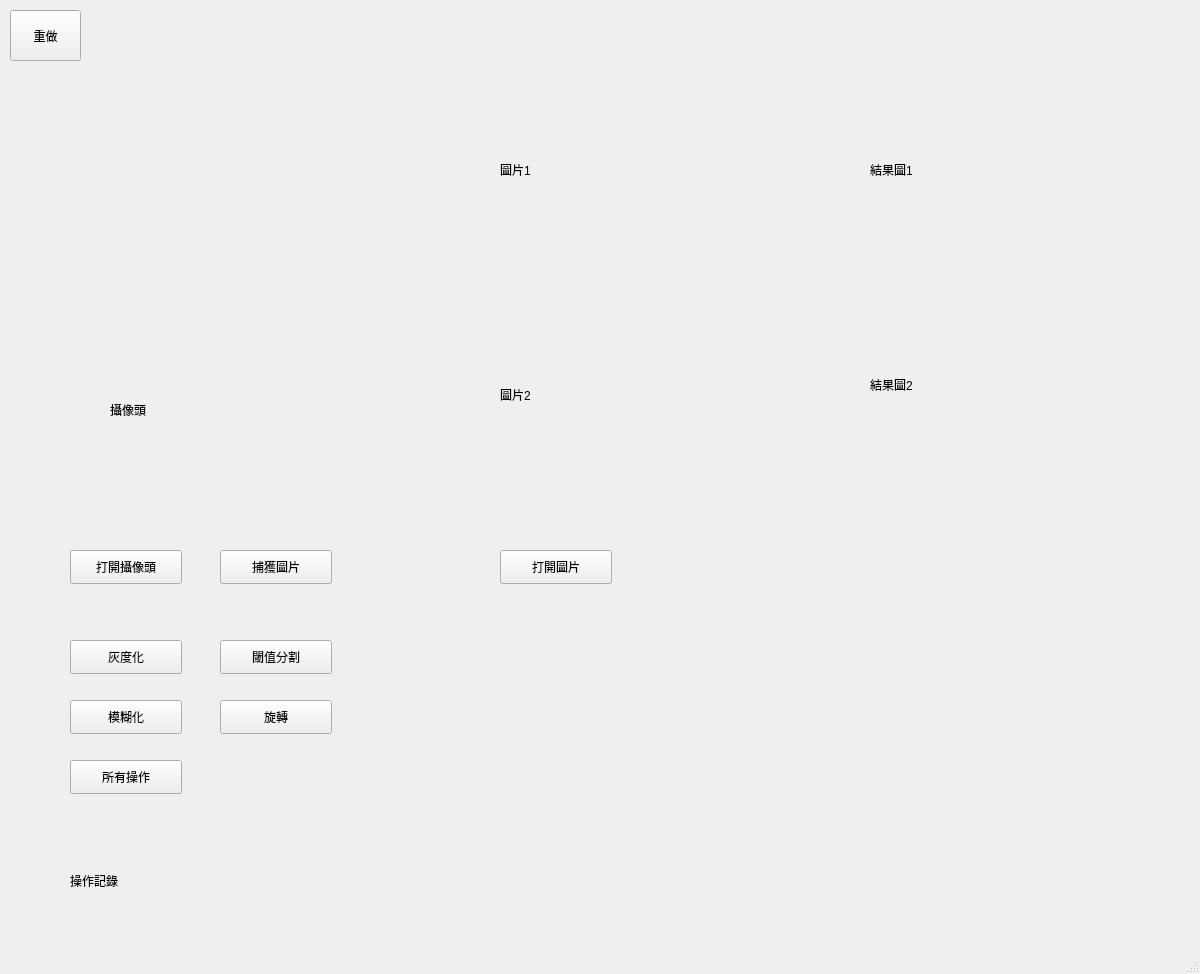
<?xml version="1.0" encoding="UTF-8"?>
<ui version="4.0">
 <class>MainWindow</class>
 <widget class="QMainWindow" name="MainWindow">
  <property name="geometry">
   <rect>
    <x>0</x>
    <y>0</y>
    <width>1200</width>
    <height>974</height>
   </rect>
  </property>
  <property name="windowTitle">
   <string>MainWindow</string>
  </property>
  <widget class="QWidget" name="centralwidget">
   <widget class="QPushButton" name="btnOpenCamera">
    <property name="geometry">
     <rect>
      <x>70</x>
      <y>550</y>
      <width>112</width>
      <height>34</height>
     </rect>
    </property>
    <property name="text">
     <string>打開攝像頭</string>
    </property>
   </widget>
   <widget class="QPushButton" name="btnCapture">
    <property name="geometry">
     <rect>
      <x>220</x>
      <y>550</y>
      <width>112</width>
      <height>34</height>
     </rect>
    </property>
    <property name="text">
     <string>捕獲圖片</string>
    </property>
   </widget>
   <widget class="QPushButton" name="btnGray">
    <property name="geometry">
     <rect>
      <x>70</x>
      <y>640</y>
      <width>112</width>
      <height>34</height>
     </rect>
    </property>
    <property name="text">
     <string>灰度化</string>
    </property>
   </widget>
   <widget class="QPushButton" name="btnThreshold">
    <property name="geometry">
     <rect>
      <x>220</x>
      <y>640</y>
      <width>112</width>
      <height>34</height>
     </rect>
    </property>
    <property name="text">
     <string>閾值分割</string>
    </property>
   </widget>
   <widget class="QLabel" name="labelCamera">
    <property name="geometry">
     <rect>
      <x>110</x>
      <y>330</y>
      <width>160</width>
      <height>160</height>
     </rect>
    </property>
    <property name="text">
     <string>攝像頭</string>
    </property>
   </widget>
   <widget class="QLabel" name="labelCapture2">
    <property name="geometry">
     <rect>
      <x>500</x>
      <y>320</y>
      <width>150</width>
      <height>150</height>
     </rect>
    </property>
    <property name="text">
     <string>圖片2</string>
    </property>
   </widget>
   <widget class="QLabel" name="labelResult2">
    <property name="geometry">
     <rect>
      <x>870</x>
      <y>310</y>
      <width>150</width>
      <height>150</height>
     </rect>
    </property>
    <property name="text">
     <string>結果圖2</string>
    </property>
   </widget>
   <widget class="QPushButton" name="btnRotation">
    <property name="geometry">
     <rect>
      <x>70</x>
      <y>700</y>
      <width>112</width>
      <height>34</height>
     </rect>
    </property>
    <property name="text">
     <string>模糊化</string>
    </property>
   </widget>
   <widget class="QPushButton" name="btnRotate">
    <property name="geometry">
     <rect>
      <x>220</x>
      <y>700</y>
      <width>112</width>
      <height>34</height>
     </rect>
    </property>
    <property name="text">
     <string>旋轉</string>
    </property>
   </widget>
   <widget class="QPushButton" name="bntRedo">
    <property name="geometry">
     <rect>
      <x>10</x>
      <y>10</y>
      <width>71</width>
      <height>51</height>
     </rect>
    </property>
    <property name="contextMenuPolicy">
     <enum>Qt::PreventContextMenu</enum>
    </property>
    <property name="text">
     <string>重做</string>
    </property>
   </widget>
   <widget class="QLabel" name="labelProcess">
    <property name="geometry">
     <rect>
      <x>70</x>
      <y>830</y>
      <width>1081</width>
      <height>101</height>
     </rect>
    </property>
    <property name="text">
     <string>操作記錄</string>
    </property>
   </widget>
   <widget class="QPushButton" name="btnProcess">
    <property name="geometry">
     <rect>
      <x>70</x>
      <y>760</y>
      <width>112</width>
      <height>34</height>
     </rect>
    </property>
    <property name="text">
     <string>所有操作</string>
    </property>
   </widget>
   <widget class="QLabel" name="labelCapture1">
    <property name="geometry">
     <rect>
      <x>500</x>
      <y>90</y>
      <width>160</width>
      <height>160</height>
     </rect>
    </property>
    <property name="text">
     <string>圖片1</string>
    </property>
   </widget>
   <widget class="QLabel" name="labelResult1">
    <property name="geometry">
     <rect>
      <x>870</x>
      <y>90</y>
      <width>160</width>
      <height>160</height>
     </rect>
    </property>
    <property name="text">
     <string>結果圖1</string>
    </property>
   </widget>
   <widget class="QPushButton" name="btnReadImage1">
    <property name="geometry">
     <rect>
      <x>500</x>
      <y>550</y>
      <width>112</width>
      <height>34</height>
     </rect>
    </property>
    <property name="text">
     <string>打開圖片</string>
    </property>
   </widget>
  </widget>
  <widget class="QMenuBar" name="menubar">
   <property name="geometry">
    <rect>
     <x>0</x>
     <y>0</y>
     <width>1200</width>
     <height>29</height>
    </rect>
   </property>
  </widget>
  <widget class="QStatusBar" name="statusbar"/>
 </widget>
 <resources/>
 <connections>
  <connection>
   <sender>btnOpenCamera</sender>
   <signal>clicked()</signal>
   <receiver>MainWindow</receiver>
   <slot>btnOpenCamera_Clicked()</slot>
   <hints>
    <hint type="sourcelabel">
     <x>125</x>
     <y>612</y>
    </hint>
    <hint type="destinationlabel">
     <x>122</x>
     <y>431</y>
    </hint>
   </hints>
  </connection>
  <connection>
   <sender>btnCapture</sender>
   <signal>clicked()</signal>
   <receiver>MainWindow</receiver>
   <slot>btnCapture_Clicked()</slot>
   <hints>
    <hint type="sourcelabel">
     <x>274</x>
     <y>612</y>
    </hint>
    <hint type="destinationlabel">
     <x>168</x>
     <y>517</y>
    </hint>
   </hints>
  </connection>
  <connection>
   <sender>btnGray</sender>
   <signal>clicked()</signal>
   <receiver>MainWindow</receiver>
   <slot>btnGray_Clicked()</slot>
   <hints>
    <hint type="sourcelabel">
     <x>158</x>
     <y>702</y>
    </hint>
    <hint type="destinationlabel">
     <x>466</x>
     <y>408</y>
    </hint>
   </hints>
  </connection>
  <connection>
   <sender>btnThreshold</sender>
   <signal>clicked()</signal>
   <receiver>MainWindow</receiver>
   <slot>btnThreshold_Clicked()</slot>
   <hints>
    <hint type="sourcelabel">
     <x>266</x>
     <y>702</y>
    </hint>
    <hint type="destinationlabel">
     <x>658</x>
     <y>530</y>
    </hint>
   </hints>
  </connection>
  <connection>
   <sender>btnRotation</sender>
   <signal>clicked()</signal>
   <receiver>MainWindow</receiver>
   <slot>btnBlur_Clicked()</slot>
   <hints>
    <hint type="sourcelabel">
     <x>122</x>
     <y>762</y>
    </hint>
    <hint type="destinationlabel">
     <x>553</x>
     <y>443</y>
    </hint>
   </hints>
  </connection>
  <connection>
   <sender>btnRotate</sender>
   <signal>clicked()</signal>
   <receiver>MainWindow</receiver>
   <slot>btnRotate_Clicked()</slot>
   <hints>
    <hint type="sourcelabel">
     <x>231</x>
     <y>762</y>
    </hint>
    <hint type="destinationlabel">
     <x>578</x>
     <y>536</y>
    </hint>
   </hints>
  </connection>
  <connection>
   <sender>bntRedo</sender>
   <signal>clicked()</signal>
   <receiver>MainWindow</receiver>
   <slot>btnRedo_Clicked()</slot>
   <hints>
    <hint type="sourcelabel">
     <x>43</x>
     <y>57</y>
    </hint>
    <hint type="destinationlabel">
     <x>78</x>
     <y>54</y>
    </hint>
   </hints>
  </connection>
  <connection>
   <sender>btnProcess</sender>
   <signal>clicked()</signal>
   <receiver>MainWindow</receiver>
   <slot>btnPrintState_Clicked()</slot>
   <hints>
    <hint type="sourcelabel">
     <x>140</x>
     <y>822</y>
    </hint>
    <hint type="destinationlabel">
     <x>157</x>
     <y>739</y>
    </hint>
   </hints>
  </connection>
  <connection>
   <sender>btnReadImage1</sender>
   <signal>clicked()</signal>
   <receiver>MainWindow</receiver>
   <slot>btnReadImage1_Clicked()</slot>
   <hints>
    <hint type="sourcelabel">
     <x>562</x>
     <y>318</y>
    </hint>
    <hint type="destinationlabel">
     <x>417</x>
     <y>268</y>
    </hint>
   </hints>
  </connection>
 </connections>
 <slots>
  <slot>btnThreshold_Clicked()</slot>
  <slot>btnRotation_Clicked()</slot>
  <slot>btnBlur_Clicked()</slot>
  <slot>btnRotate_Clicked()</slot>
  <slot>btnRedo_Clicked()</slot>
  <slot>btnPrintState_Clicked()</slot>
  <slot>btnReadImage1_Clicked()</slot>
  <slot>btnReadImage2_Clicked()</slot>
 </slots>
</ui>
